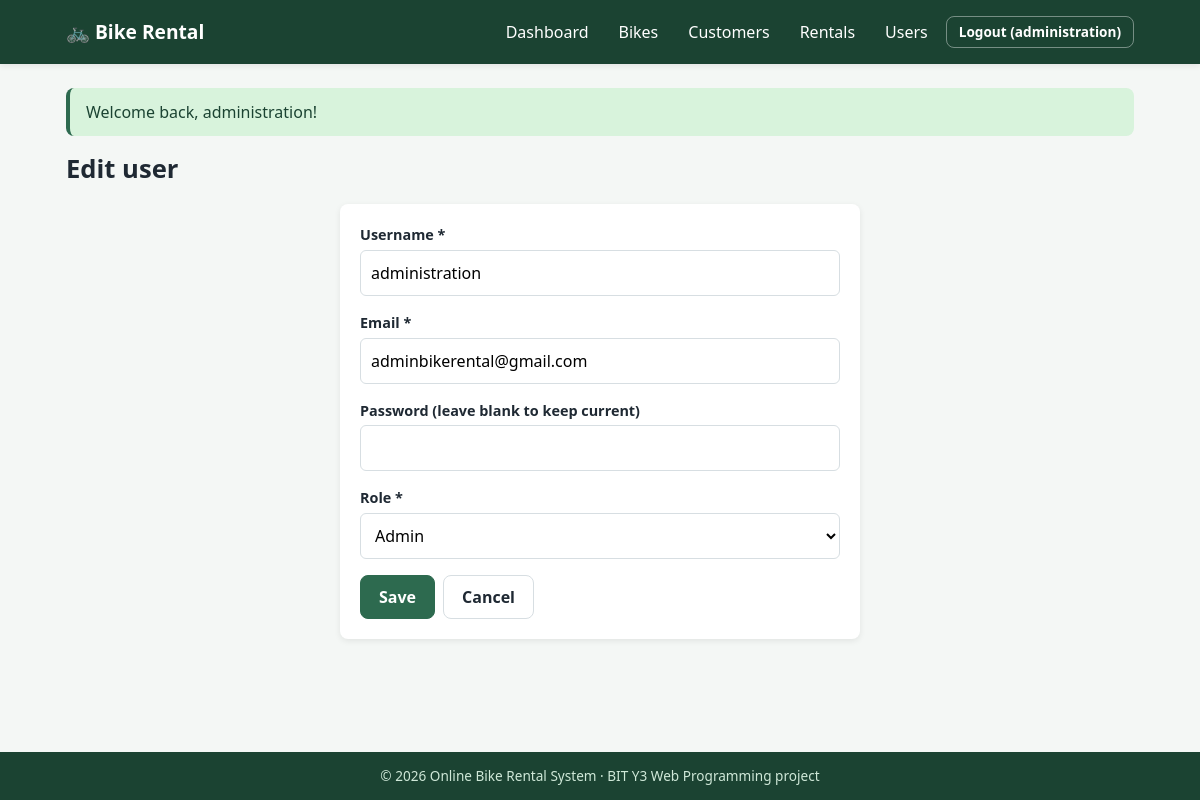
The app's page /index.php?route=user-form&id=1 (signed in) with its own data.
### tables this page shows
CREATE TABLE users (
    user_id       INT UNSIGNED AUTO_INCREMENT PRIMARY KEY,
    username      VARCHAR(30)  NOT NULL UNIQUE,
    email         VARCHAR(100) NOT NULL UNIQUE,
    password_hash VARCHAR(255) NOT NULL,
    role          ENUM('admin','staff') NOT NULL DEFAULT 'staff',
    created_at    TIMESTAMP NOT NULL DEFAULT CURRENT_TIMESTAMP
);

### src/Support/View.php (called while the page is built, shortened)
<?php
final class View
{
    public static function render(string $view, array $data = [], ?string $layout = 'layout/layout'): void
    {
        $file = __DIR__ . '/../Views/' . $view . '.php';
        extract($data, EXTR_SKIP);
        require $file;
        $content = ob_get_clean();
        $flash = Flash::pull();
        $user  = Auth::user();
        require __DIR__ . '/../Views/' . $layout . '.php';
    }
}

### src/Controllers/UserController.php (called while the page is built, shortened)
<?php
final class UserController
{
    private User $users;
    public function __construct()
    {
        $this->users = new User();
    }
    public function form(): void
    {
        $id = (int)($_GET['id'] ?? 0);
        $u = $id ? $this->users->find($id) : null;
        $old = $u ?? ['role' => 'staff'];
        $errors = [];
        View::render('users/form', compact('old', 'errors', 'id'));
    }
}

### public/index.php (called while the page is built, shortened)
<?php
require __DIR__ . '/../src/bootstrap.php';
$routes = [
    'login'           => [AuthController::class, 'login'],
    'register'        => [AuthController::class, 'register'],
    'logout'          => [AuthController::class, 'logout'],
    'dashboard'       => [DashboardController::class, 'index'],
    'bikes'           => [BikeController::class, 'index'],
    'bike-show'       => [BikeController::class, 'show'],
    'bike-form'       => [BikeController::class, 'form'],
    'bike-save'       => [BikeController::class, 'save'],
    'bike-delete'     => [BikeController::class, 'delete'],
    'customers'       => [CustomerController::class, 'index'],
    'customer-show'   => [CustomerController::class, 'show'],
    'customer-form'   => [CustomerController::class, 'form'],
    'customer-save'   => [CustomerController::class, 'save'],
    'customer-delete' => [CustomerController::class, 'delete'],
    'rentals'         => [RentalController::class, 'index'],
    'rental-show'     => [RentalController::class, 'show'],
    'rental-form'     => [RentalController::class, 'form'],
    'rental-save'     => [RentalController::class, 'save'],
    'rental-return'   => [RentalController::class, 'finish'],
    'rental-cancel'   => [RentalController::class, 'cancel'],
    'rental-delete'   => [RentalController::class, 'delete'],
    'users'           => [UserController::class, 'index'],
    'user-form'       => [UserController::class, 'form'],
    'user-save'       => [UserController::class, 'save'],
    'user-delete'     => [UserController::class, 'delete'],
    'api-bikes'       => [BikeApiController::class, 'index'],
];
$route = (string)($_GET['route'] ?? 'dashboard');
[$class, $method] = $routes[$route];
(new $class())->$method();

### src/Support/helpers.php (called while the page is built, shortened)
<?php
function e(mixed $value): string
{
    return htmlspecialchars((string)$value, ENT_QUOTES | ENT_SUBSTITUTE, 'UTF-8');
}
function base_path(): string
{
    $dir = str_replace('\\', '/', dirname($_SERVER['SCRIPT_NAME'] ?? '/index.php'));
    return rtrim($dir, '/');
}
function url(string $route = 'dashboard', array $params = []): string
{
    $query = http_build_query(['route' => $route] + $params);
    return base_path() . '/index.php?' . $query;
}
function asset(string $path): string
{
    return base_path() . '/assets/' . ltrim($path, '/');
}
function old(array $old, string $key, mixed $default = ''): string
{
    return e($old[$key] ?? $default);
}
function err_class(array $errors, string $key): string
{
    return isset($errors[$key]) ? ' input-error' : '';
}

### src/bootstrap.php (called while the page is built, shortened)
<?php
spl_autoload_register(static function (string $class): void {
    $prefix = 'App\\';
    $file = __DIR__ . '/' . str_replace('\\', '/', substr($class, strlen($prefix))) . '.php';
});
require __DIR__ . '/Support/helpers.php';

### src/Support/Config.php (called while the page is built, shortened)
<?php
final class Config
{
    private static ?array $data = null;
    public static function get(string $key): mixed
    {
        self::$data ??= require __DIR__ . '/../../config/config.php';
        return self::$data[$key] ?? null;
    }
}

### src/Support/Database.php (called while the page is built, shortened)
<?php
final class Database
{
    private static ?PDO $pdo = null;
    public static function pdo(): PDO
    {
        if (self::$pdo === null) {
            $c = Config::get('db');
            $dsn = $c['dsn'] ?: "mysql:host={$c['host']};dbname={$c['name']};charset={$c['charset']}";
            try {
                self::$pdo = new PDO($dsn, $c['dsn'] ? null : $c['user'], $c['dsn'] ? null : $c['pass'], [
                    PDO::ATTR_ERRMODE            => PDO::ERRMODE_EXCEPTION,
                    PDO::ATTR_DEFAULT_FETCH_MODE => PDO::FETCH_ASSOC,
                    PDO::ATTR_EMULATE_PREPARES   => false,
                ]);
            } catch (PDOException $e) {
                ErrorHandler::log($e);
                throw new \RuntimeException('Database connection failed.', 0, $e);
            }
        }
        return self::$pdo;
    }
}

### src/Models/BaseModel.php (called while the page is built, shortened)
<?php
abstract class BaseModel
{
    protected PDO $db;
    public function __construct()
    {
        $this->db = Database::pdo();
    }
    protected function one(string $sql, array $params = []): ?array
    {
        $st = $this->db->prepare($sql);
        $st->execute($params);
        return $st->fetch() ?: null;
    }
}

### src/Models/User.php (called while the page is built, shortened)
<?php
final class User extends BaseModel
{
    public function find(int $id): ?array
    {
        return $this->one('SELECT user_id, username, email, role, created_at FROM users WHERE user_id = :id', [':id' => $id]);
    }
}

### src/Support/Auth.php (called while the page is built, shortened)
<?php
final class Auth
{
    public static function user(): ?array
    {
        return $_SESSION['user'] ?? null;
    }
}

### src/Support/Flash.php (called while the page is built, shortened)
<?php
final class Flash
{
    public static function pull(): array
    {
        $items = $_SESSION['flash'] ?? [];
        return $items;
    }
}

### src/Views/users/form.php (the view, shortened to what this page needs)
<h1><?= $id ? 'Edit user' : 'Add user' ?></h1>
<section class="card narrow">
<form method="post" action="<?= e(url('user-save')) ?>" novalidate data-validate>
    <div class="form-group"><label for="username">Username *</label>
        <input id="username" name="username" required pattern="[A-Za-z0-9_]{3,30}"
               data-msg-pattern="3-30 characters: letters, digits, underscore."
               value="<?= old($old, 'username') ?>" class="form-control<?= err_class($errors, 'username') ?>">
        <?= field_error($errors, 'username') ?></div>
    <div class="form-group"><label for="email">Email *</label>
        <input id="email" name="email" type="email" required maxlength="100"
               value="<?= old($old, 'email') ?>" class="form-control<?= err_class($errors, 'email') ?>">
        <?= field_error($errors, 'email') ?></div>
    <div class="form-group"><label for="password">Password <?= $id ? '(leave blank to keep current)' : '*' ?></label>
        <input id="password" name="password" type="password" minlength="8" autocomplete="new-password"
               <?= $id ? '' : 'required' ?> class="form-control<?= err_class($errors, 'password') ?>">
        <?= field_error($errors, 'password') ?></div>
    <div class="form-group"><label for="role">Role *</label>
        <select id="role" name="role" required class="form-control<?= err_class($errors, 'role') ?>">
            <?php foreach (['staff', 'admin'] as $r): ?>
                <option value="<?= $r ?>" <?= ($old['role'] ?? '') === $r ? 'selected' : '' ?>><?= ucfirst($r) ?></option>
            <?php endforeach; ?></select>
        <?= field_error($errors, 'role') ?></div>
    <div class="actions"><button type="submit" class="btn btn-primary">Save</button>
        <a class="btn" href="<?= e(url('users')) ?>">Cancel</a></div>
</form></section>

### src/Views/layout/layout.php (shortened to what this page needs)
<!DOCTYPE html>
<html lang="en">
<head>
    <link rel="stylesheet" href="<?= e(asset('css/style.css')) ?>">
</head>
<body>
<header class="main-header">
    <div class="container header-inner">
        <a class="brand" href="<?= e(url('dashboard')) ?>">&#128690; Bike Rental</a>
        <nav class="main-nav" id="main-nav">
            <?php if ($user): ?>
                <a href="<?= e(url('dashboard')) ?>">Dashboard</a>
                <a href="<?= e(url('bikes')) ?>">Bikes</a>
                <a href="<?= e(url('customers')) ?>">Customers</a>
                <a href="<?= e(url('rentals')) ?>">Rentals</a>
                <?php if (($user['role'] ?? '') === 'admin'): ?>
                    <a href="<?= e(url('users')) ?>">Users</a>
                <?php endif; ?>
                <form method="post" action="<?= e(url('logout')) ?>" class="inline-form">
                    <button type="submit" class="btn btn-small btn-light">Logout (<?= e($user['username']) ?>)</button>
                </form>
            <?php else: ?>
                <a href="<?= e(url('login')) ?>">Login</a>
                <a href="<?= e(url('register')) ?>">Register</a>
            <?php endif; ?>
        </nav>
    </div>
</header>
<main class="container">
    <div id="toast-area" aria-live="polite">
        <?php foreach ($flash as $f): ?>
            <div class="alert alert-<?= e($f['type']) ?>" role="alert"><?= e($f['message']) ?></div>
        <?php endforeach; ?>
    </div>
    <?= $content ?>
</main>
<footer class="main-footer">
    <div class="container">&copy; <?= date('Y') ?> Online Bike Rental System &middot; BIT Y3 Web Programming project</div>
</footer>
</body>
</html>

### public/assets/css/style.css (style rules this page uses)
:root { --primary: #1b4332; --primary-light: #2d6a4f; --accent: #f4a261; --accent-dark: #e76f51; --bg: #f4f7f5; --white: #fff; --text: #1f2933; --muted: #6b7280; --border: #d7dee2; --success-bg: #d8f3dc; --success-fg: #1b4332; --error-bg: #fde2e2; --error-fg: #7f1d1d; --radius: 8px; --shadow: 0 2px 6px rgba(0,0,0,.08); --font: 'Segoe UI', Tahoma, Geneva, Verdana, sans-serif; }
* { margin: 0; padding: 0; box-sizing: border-box; }
body { font-family: var(--font); background: var(--bg); color: var(--text); line-height: 1.5; min-height: 100vh; display: flex; flex-direction: column; }
main.container { flex: 1; padding-top: 24px; padding-bottom: 40px; }
.container { width: 100%; max-width: 1100px; margin: 0 auto; padding: 0 16px; }
a { color: var(--primary-light); }
h1 { margin-bottom: 16px; font-size: 1.6rem; }
.main-header { background: var(--primary); color: var(--white); box-shadow: var(--shadow); }
.header-inner { display: flex; align-items: center; justify-content: space-between; flex-wrap: wrap; padding-top: 12px; padding-bottom: 12px; }
.brand { color: var(--white); font-weight: 700; font-size: 1.2rem; text-decoration: none; }
.main-nav { display: flex; align-items: center; gap: 6px; flex-wrap: wrap; }
.main-nav a { color: var(--white); text-decoration: none; padding: 8px 12px; border-radius: 6px; }
.main-footer { background: var(--primary); color: #cfe8d8; text-align: center; padding: 14px 0; font-size: .85rem; }
.card { background: var(--white); border-radius: var(--radius); box-shadow: var(--shadow); padding: 20px; margin-bottom: 20px; }
.card.narrow { max-width: 520px; margin-left: auto; margin-right: auto; }
.btn { display: inline-block; padding: 9px 18px; border: 1px solid var(--border); border-radius: var(--radius); background: var(--white); color: var(--text); font: inherit; font-weight: 600; cursor: pointer; text-decoration: none; transition: background .2s; }
.btn-primary { background: var(--primary-light); border-color: var(--primary-light); color: #fff; }
.btn-light { background: transparent; color: #fff; border-color: #fff6; }
.btn-small { padding: 5px 12px; font-size: .85rem; }
.actions { display: flex; gap: 8px; flex-wrap: wrap; align-items: center; margin-top: 12px; }
.inline-form { display: inline; }
.form-group { margin-bottom: 16px; }
.form-group label, .filter-group label { display: block; font-weight: 600; margin-bottom: 4px; font-size: .9rem; }
.form-control { width: 100%; padding: 10px; border: 1px solid var(--border); border-radius: 6px; font: inherit; background: #fff; }
.alert { padding: 12px 16px; border-radius: var(--radius); margin-bottom: 14px; border-left: 4px solid; font-weight: 500; }
.alert-success { background: var(--success-bg); color: var(--success-fg); border-color: #2d6a4f; }

### records on screen
users: username "administration", email "adminbikerental@gmail.com", role "Admin"

### other values on screen
$f['message'] "Welcome back, administration!"
